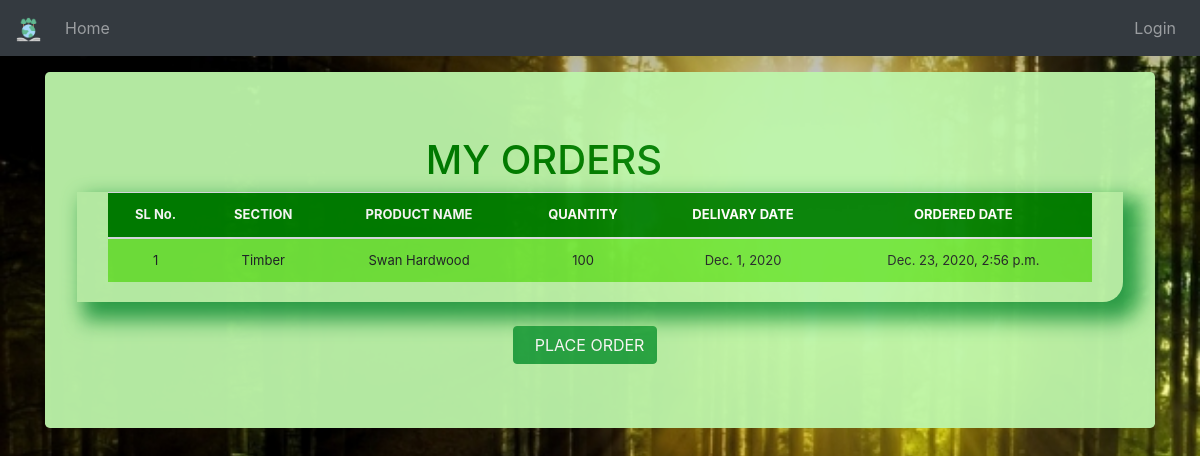
The page /list_orders/Nikitha on the database as committed earlier.
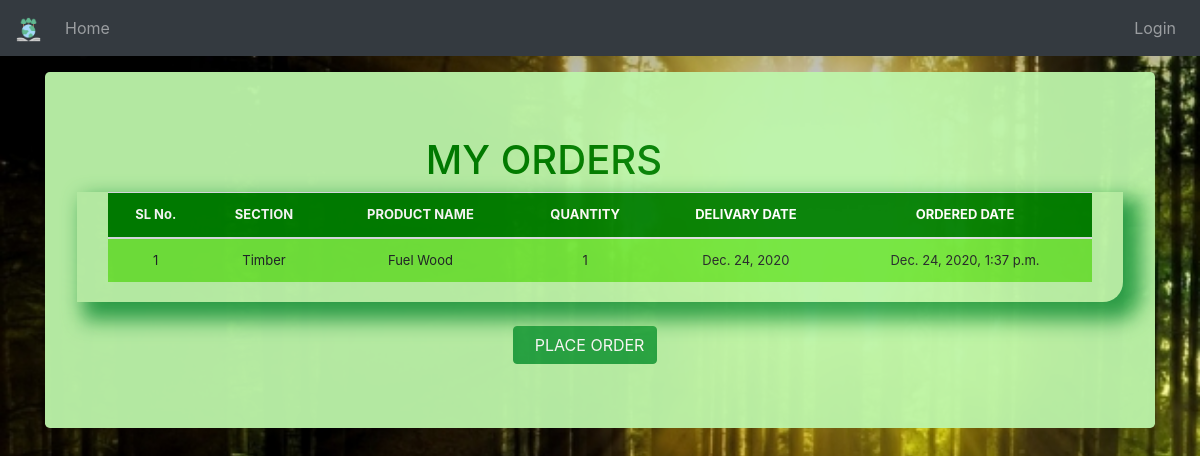
The same page on the database as committed later.
### ForestManagement/models.py (models this page shows, shortened)
class Order(models.Model):
	item = models.ForeignKey(Product, on_delete = models.CASCADE)
	ordered_quantity = models.IntegerField(default=0, blank=False, null=True)
	ordered_date = models.DateTimeField(auto_now=True)
	delivery_date =  models.DateField()
	user_name = models.ForeignKey(User, on_delete=models.CASCADE)

class Product(models.Model):
	category = models.CharField(max_length=50, blank=True, null=True)
	item_name = models.CharField(max_length=50, blank=True, null=True)
	quantity = models.IntegerField(default='0', blank=False, null=True)
	receive_quantity = models.IntegerField(default='0', blank=True, null=True)
	receive_by = models.CharField(max_length=50, blank=True, null=True)
	issue_quantity = models.IntegerField(default='0', blank=True, null=True)
	issue_by = models.CharField(max_length=50, blank=True, null=True)
	issue_to = models.CharField(max_length=50, blank=True, null=True)
	phone_number = models.CharField(max_length=50, blank=True, null=True)
	created_by = models.CharField(max_length=50, blank=True, null=True)
	last_updated = models.DateTimeField(auto_now_add=False, auto_now=True)
	export_to_CSV = models.BooleanField(default=False)
	def __str__(self):
		return self.item_name

### ForestManagement/views.py (the view)
# urls.py: path('list_orders/<str:username>', views.UserOrderListView.as_view(), name='list_orders'),
class UserOrderListView(ListView):
    model = Order
    template_name = 'list_orders.html'
    context_object_name = 'orders'
    paginate_by = 5
    def get_queryset(self):
        user = get_object_or_404(User, username=self.kwargs.get('username'))
        return Order.objects.filter(user_name=user).order_by('delivery_date')

### ForestManagement/templates/list_orders.html (shortened to what this page needs)
{% load static %}
<!DOCTYPE html>
<html lang="en">
<head>
    <link href="{% static 'css/bootstrap.min.css' %}" rel="stylesheet">
    <link href="{% static 'css/stylesheet.css' %}" rel="stylesheet">
    <link href="{% static 'css/navbar-top-fixed.css' %}" rel="stylesheet">
</head>
<body>
    {% include 'navbar.html' %}
    <main role="main" class="container">
        <div class="jumbotron">
            {% if user.is_staff%}
            <div class="header offset-4" style="color: green;">
                <h1>LIST OF ORDERS</h1>
            </div>
            {% else %}
            <div class="header offset-4" style="color: green;">
                <h1>MY ORDERS</h1>
            </div>
            {% endif %}
            <div class="display_table">
                <table class="table">
                    <thead>
                        <tr>
                            <th>SL No.</th>
                            <th>SECTION</th>
                            <th>PRODUCT NAME</th>
                            <th>QUANTITY</th>
                            <th>DELIVARY DATE</th>
                            <th>ORDERED DATE</th>
                        </tr>
                    </thead>
                    {% for instance in orders %}
                    <tr>
                        <td>{{forloop.counter}}</td>
                        <td>{{instance.item.category}}</td>
                        <td>{{instance.item}}</td>
                        <td>{{instance.ordered_quantity}}</td>
                        <td>{{instance.delivery_date}}</td>
                        <td>{{instance.ordered_date}}</td>
                    </tr>
                    {% endfor %}
                </table>
            </div>
            <br />
            {% if not user.is_staff %}
            <a href="{% url 'place_order'%}" class="btn btn-success offset-5">&nbsp;
                PLACE ORDER</a>
            {% endif %}
        </div>
    </main>
</body>
</html>

Rows that differ between the two databases and show on the page:
changed Order "Timber": item "Swan Hardwood" → "Fuel Wood"; ordered_quantity "100" → "1"; delivery_date "Dec. 1, 2020" → "Dec. 24, 2020"; ordered_date "Dec. 23, 2020, 2:56 p.m." → "Dec. 24, 2020, 1:37 p.m."
